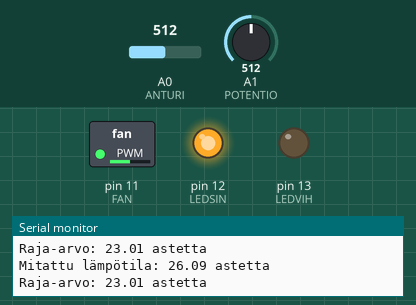
Bench run of a sketch on a simulated Arduino Uno, built with avr-gcc and run on an emulated ATmega328P. On the bench: switched loads named in the sketch (green lamp = pin HIGH), output pins drawn as LEDs (lit = HIGH), the last lines printed to the serial monitor. Inputs (shaded band) come from the test bench; at power-on: A0 (ANTURI) = 512, A1 (POTENTIO) = 512.

Above: at 1.2 s.
1.3 s: A0 (ANTURI) set to 716
At 3.0 s:
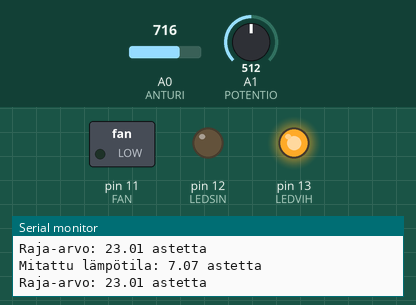
3.5 s: A0 (ANTURI) set to 541
6.5 s: A0 (ANTURI) set to 525
At 9.4 s:
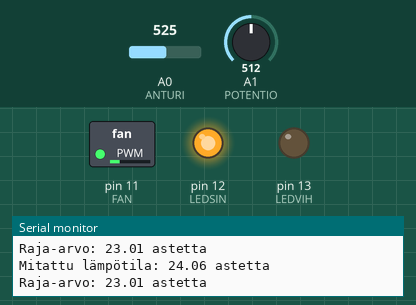
9.5 s: A1 (POTENTIO) set to 306
At 11.2 s:
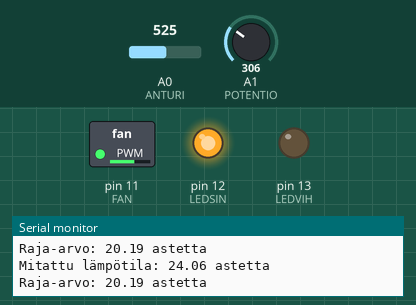
11.5 s: A1 (POTENTIO) set to 122
At 13.1 s:
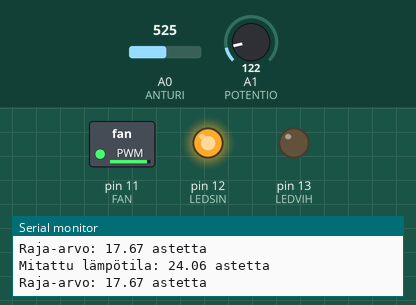
13.5 s: A1 (POTENTIO) set to 716
At 14.8 s:
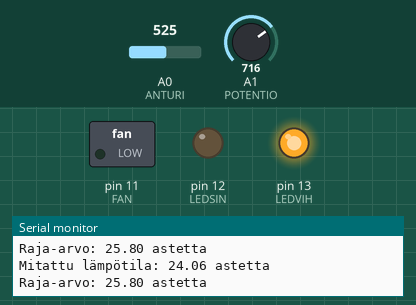
Timing chart, 0 to 16.5 s (numbered marks = the images above; inputs shaded):
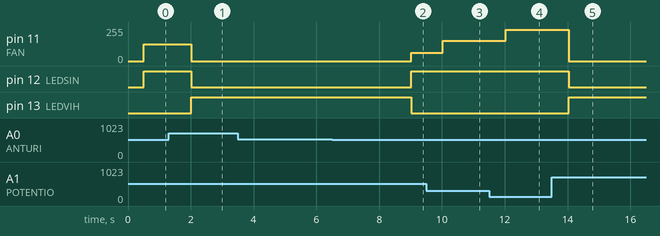

Measured:
- the behaviour switches between 526 and 525 on A0 (ANTURI) (found by bisection; images 1 and 2)
- after the input at 1.3 s, pin 11 (FAN): 127/255 → 0/255 after 0.71 s; pin 12 (LEDSIN): HIGH → LOW after 0.71 s; pin 13 (LEDVIH): LOW → HIGH after 0.71 s
- after the input at 6.5 s, pin 11 (FAN): 0/255 → 61/255 after 2.5 s; pin 12 (LEDSIN): LOW → HIGH after 2.5 s; pin 13 (LEDVIH): HIGH → LOW after 2.5 s
- after the input at 9.5 s, pin 11 (FAN): 61/255 → 153/255 after 0.53 s
- after the input at 11.5 s, pin 11 (FAN): 153/255 → 235/255 after 0.54 s
- after the input at 13.5 s, pin 11 (FAN): 235/255 → 0/255 after 0.55 s; pin 12 (LEDSIN): HIGH → LOW after 0.55 s; pin 13 (LEDVIH): LOW → HIGH after 0.55 s

The sketch:

termostaatti.ino
```cpp
//Vakiot, määrittää pinneille kuvaavat nimet, esim. ANTURI lämpöanturille.
#define ANTURI A0
#define POTENTIO A1
#define FAN 11
#define LEDSIN 12
#define LEDVIH 13

//Selkeyden vuoksi ledin sytyttämiselle/sammuttamiselle omat määritykset.
#define LEDON HIGH
#define LEDOFF LOW

//#define debug    //Kommenttina siksi että voi tarpeen mukaan hyödyntää. Jos ei käytössä, hyppää halutun rivin yli koodissa.

//Globaalit muuttujat, jokainen funktio pystyy hyödyntämään niitä.
int LUKEMA;
int ASETUS;
int OHJAUS;
int TAULU[5];     //Muuttuja keskiarvoistamista varten. Varaa 5 tallennuspaikkaa tähän käyttöön.
int INDEX = 0;    //Alustetaan arvoltaan 0:ksi.
float ASTE;       //float on vastaava kuin int, mutta silloin voidaan käyttää desimaalilukuja. Lämpötilaa varten se on kätevä, koska halutaan mahdollisimman tarkkoja lukemia.

//Setupissa tehdään esiasetukset ennen kuin varsinainen ohjelma alkaa.
void setup(){
  pinMode(LEDSIN, OUTPUT);
  pinMode(LEDVIH, OUTPUT);
  pinMode(FAN, OUTPUT);
  digitalWrite(LEDVIH, LEDOFF);       //Alustetaan ledit pois-päältä tilaan.
  digitalWrite(LEDSIN, LEDOFF);       //-..-
  analogWrite(FAN, 0);                //Varmistetaan että tuuletin on "nolla" tilassa käynnistettäessä, eli ei lähde pyörimään.
  Serial.begin(9600);
  for(int i = 0; i<5; i++){           //for silmukassa "i" muuttujaan tallennetaan i:n arvoksi 0, ja niin kauan kunnes i:n arvo on 5, lisätään lukemaan joka kierron jälkeen +1.
   TAULU[i] =  analogRead(ANTURI);    //Lukee anturin arvon ja tallentaa TAULU muuttujaan. Tämä tehdään void setup:iin siksi ettei puhallin lähde heti alkuun pyörimään.
  }
}

void keskiarvo(){                             //Keskiarvoistukselle oma funtio.
   TAULU[INDEX++] = analogRead(ANTURI);       //Luetaan anturin arvo. INDEX pitää kirjaa mittauksien lukumäärästä.
  if(INDEX == 5){                             //Jos INDEX:iin on luettu 5 arvoa,
    INDEX = 0;                                //palataan laskuissa takaisin 0:aan.
  }
  int SUMMA = 0;                          //Luo muuttujan tätä funktiota varten (sitä ei tarvita tai käytetä muualla ohjelmassa), ja alustaa sen arvoksi 0.
  for(int i = 0; i<5; i++){               //Niin kauan kunnes on luettu 5 näytettä,
    SUMMA = SUMMA+TAULU[i];               //tallentuu aiemmin luettu arvo SUMMA yhteenlaskuun.
  }
  LUKEMA = SUMMA/5;                       //Jakaa luetut 5 arvoa luvulla 5, ja tallettaa sen LUKEMA nimiseksi.
}

void mittaus(){
  ASTE = (-5.30/34.00)*LUKEMA+105.9;                //Lukemien muuntamisessa on käytetty suoran yhtälöä. LUKEMA on keskiarvo 5:stä luetusta mittauksesta.
  //ASTE = map(LUKEMA, 510.0, 544.0, 26.4 , 21.1);  //Lukemat voidaan muuntaa myös näin mäppäämällä.
  Serial.print("Mitattu lämpötila: ");              //Sarjaporttiin tulostus.
  Serial.print(ASTE);                               //Tulostaa sarjaporttiin suoran yhtälön tuloksen, eli loogisemmat celsius aste lukemat.
  Serial.println(" astetta");                       //Sarjaporttiin tulostus rivinvaihdolla.
}

void asetettu(){
  ASETUS = analogRead(POTENTIO);                  //Lukee potentiometrin AD arvon.
  ASETUS = map(ASETUS, 0, 1023, 16000, 30000);    //Muuntaa potentiometrin äärilukemat 0 ja 1023, 16000 ja 30000 arvoisiksi (0 = 16000 ja 1023 = 30000). Näin tehtiin koska haluttiin potentiometrin säädölle enemmän "askellusta", jolloin säätämisen tarkkuus parani. Tässä haetaan 16 asteen minimiarvoa ja 30 asteen maksimiarvoa.
  Serial.print("Raja-arvo: ");
  Serial.print(ASETUS/1000.0);                    //ASETUS arvo jaetaan tuhannella joka aiemmin mäpättiin tuhatkertaiseksi lisätarkkuuden saavuttamiseksi. Lisättäessä piste ja nolla luvun perään, saadaan sarjaporttiin desimaalilukuja -> lisätarkkuutta.
  Serial.println(" astetta");
}

void ohjaus(){
  ASTE*=1000;                                         //Kertoo luetun lämpötilan 1000 kertaisesti, koska haluttiin säätöön enemmän tarkkuutta.
  OHJAUS = map(ASTE - ASETUS, 1000, 7000, 60, 255);   //Jos mitatun arvon ja asetetun arvon erotus on esim 1000 (Alunperin 1 aste), mäppäytyy OHJAUS:ksen analogWrite arvoksi 60, jolloin puhallin alkaa pyöriä hiljaisimmalla mahdollisella nopeudella. 255 on vastaavasti suurin nopeus.
  #ifdef debug                                        //Jos debug ei ole käytössä define:issa, ohjelma jättää #ifdef - #endif välisen rivin väliin.
  Serial.println(OHJAUS);                           //Tulostaa ASTE - ASETUS erotuksen; käytetty ohjelman kehittämistä helpottaaksi.
  #endif debug
  if(OHJAUS<40){                                     //Jos OHJAUS arvo on alle 40,
    analogWrite(FAN, 0);                            //puhallin pidetään poissa päältä.
    digitalWrite(LEDVIH, LEDON);                    //Vihreä ledi palaa kun puhallin ei pyöri.
    digitalWrite(LEDSIN, LEDOFF);                   //Sininen ledi sammutetaan aina kun puhaltimen toiminta pysähtyy
  }else if(OHJAUS > 255){                           //Jos OHJAUS arvo on enemmän kuin 255,
    analogWrite(FAN, 255);                          //pyörii puhallin maksiminopeutta. Tämä lisättiin siksi että jos AD arvo nousi aiemmin yli 255, hidastui puhaltimen pyöriminen, koska arvo palasi takaisin 0:n. Nyt tämä laskee arvon 255 + OHJAUS arvo.
    digitalWrite(LEDSIN, LEDON);                    //Jäähdyttäessä sininen ledi syttyy,
    digitalWrite(LEDVIH, LEDOFF);                   //ja vihreä ledi sammuu.
  }else if(OHJAUS > 60){                            //OHJAUS arvon pitää nousta yli 60 ennen kuin puhallin alkaa pyöriä.
    analogWrite(FAN, OHJAUS);                       //Muutoin puhallin pyörii OHJAUS arvon mukaisella nopeudella.
    digitalWrite(LEDSIN, LEDON);                    //Jäähdyttäessä sininen ledi syttyy,
    digitalWrite(LEDVIH, LEDOFF);                   //ja vihreä ledi sammuu.

  }
}

//Kun OHJAUS arvo on noussut yli 60:n (lämpötila ero noin 1 celsius aste), puhallin alkaa pyöriä, mutta vasta kun OHJAUS arvo on laskenut alle 40:n puhallin pysähtyy (noin 0,5 celsius astetta). Näin estetään ettei puhallin lähde jatkuvasti päälle ja pois päältä.

void loop() {
  keskiarvo();             //Funktiokutsut eri toiminnoille.
  mittaus();
  asetettu();
  delay(500);             //Viive jottei sarjaporttiin tulostuisi niin usein.
  ohjaus();
}
```
